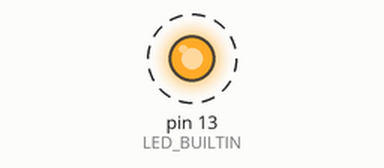
Recording of a sketch running on a simulated Arduino Mega 2560, built with avr-gcc and run on an emulated ATmega2560. Parts: output pins drawn as LEDs (lit = HIGH). Dashed ring = blinking.

Above: at 0.2 s.
Timing chart, 0 to 3.0 s (numbered marks = the images above):
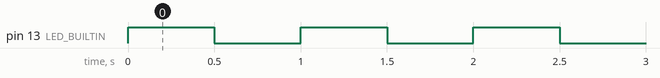

Measured:
- by itself, pin 13 (LED_BUILTIN): alternates HIGH for 0.50 s and LOW for 0.50 s

The sketch:

OLED_Serial_test.ino
```cpp
void setup()
{
  Serial1.begin(9600);
  Serial1.println("Serial Test");
  pinMode(LED_BUILTIN, OUTPUT);
}

int number;
void loop()
{
  Serial1.print("Value: ");
  Serial1.println(number);
  digitalWrite(LED_BUILTIN, HIGH);
  delay(500);
  digitalWrite(LED_BUILTIN, LOW);
  delay(500);
  number++;

}
```
